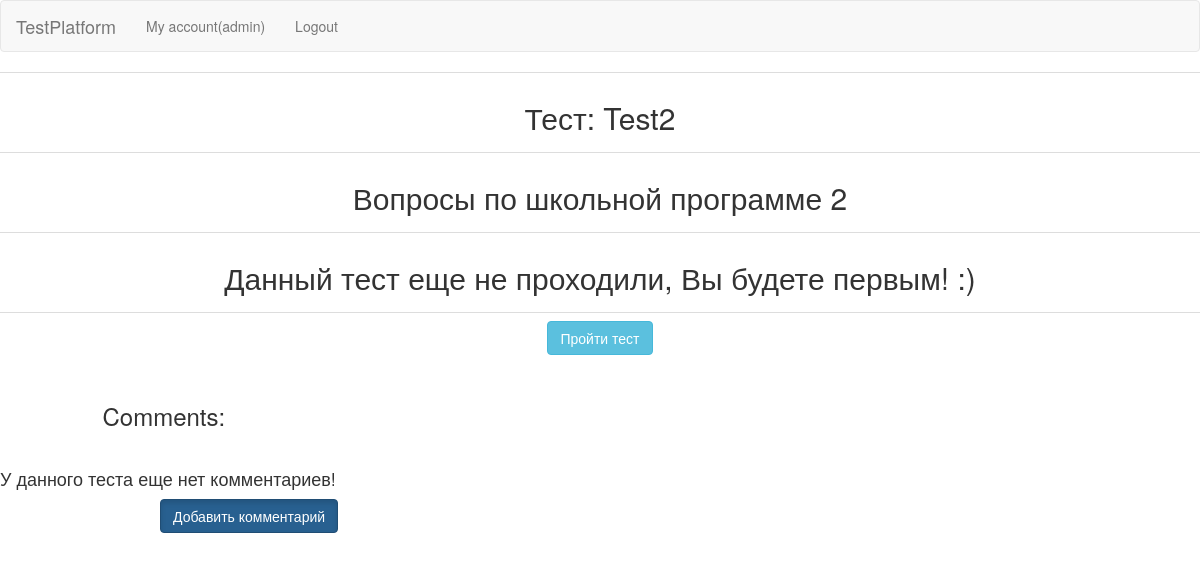
The page /test/Test2/ (signed in) on the database its author committed.
### tests/models.py (models this page shows, shortened)
class MyUser(AbstractUser):
    avatar = models.ImageField(blank=True, null=True, upload_to='avatars')
    date_of_birth = models.DateField(blank=True, null=True)
    personal_information = models.TextField(blank=True, null=True)

class Test(models.Model):
    title = models.CharField(max_length=255)
    author = models.ForeignKey(settings.AUTH_USER_MODEL, on_delete=models.SET_NULL, null=True)
    description = models.TextField()
    date = models.DateTimeField(auto_now_add=True)
    def __str__(self):
        return self.title

### tests/views.py (the view)
# urls.py: path('test/<str:test_title>/', TestView.as_view(), name='test'),
class TestView(DetailView):
    template_name = 'test.html'
    model = Test
    def get_object(self, queryset=None):
        title = self.kwargs.get('test_title')
        return get_object_or_404(self.model, title=title)
    def get_context_data(self, **kwargs):
        context = super().get_context_data(**kwargs)
        test = self.get_object()
        context['test'] = test
        try:
            result = Result.objects.get(test=test, author=self.request.user)
            def percent(mark, total):
                return mark * 100 / total
            context['result'] = result
            context['percent'] = percent(result.mark, result.test.question_set.count())
        except:
            pass
        return context

### tests/templates/test.html (shortened to what this page needs)
{% extends 'base.html' %}
{% load staticfiles %}
{% load tests_tag %}
{% block include_css %}
    <link rel="stylesheet" type="text/css" href="{% static 'tests/css/test_style.css' %}">
{% endblock include_css %}
{% block content %}
    <table class="table">
        <tr class="text-center">
            <td colspan="2"> <h2> Тест: {{ test }} </h2> </td>
        </tr>
        <tr class="text-center">
            <td colspan="2"> <h2> {{ test.description }} </h2> </td>
        </tr>
        <tr class="text-center">
            {% if test.result_set.all.count > 0 %}
                {% if not test.result_set.all.count|in_list:'2, 3, 4, 22, 23, 24'  %}
                    <td colspan="2"> <h2> Данный тест был пройдет уже {{ test.result_set.all.count }} раз.</h2> </td>
                {% else %}
                    <td colspan="2"> <h2> Данный тест был пройдет уже {{ test.result_set.all.count }} раза.</h2> </td>
                {% endif %}
            {% else %}
                <td colspan="2"> <h2> Данный тест еще не проходили, Вы будете первым! :) </h2> </td>
            {% endif %}
        </tr>
        <tr class="text-center">
            {% if result %}
                {% if result.test == test and result.author == user %}
                    <td> <h3 class="message"> Вы уже проходили этот тест!</h3> </td>
                    <td> <h3 class="result"> Ваш результат: {{ result.mark }}/{{ result.test.question_set.all|length }} = {{ percent }}% </h3> </td>
                {% else %}
                    {% if request.user.is_authenticated %}
                        <td colspan="2">
                            <a href="{% url 'tests:passing-the-test' test_title=test.title %}" class="btn btn-info" role="button" aria-pressed="true"> Пройти тест </a>
                        </td>
                    {% else %}
                        <td colspan="2">
                            Чтобы пройти тест, <a href="{% url 'login' %}"> авторизуйтесь </a> или <a href="{% url 'registration' %}"> зарегистрируйтесь </a>!
                        </td>
                    {% endif %}
                {% endif %}
            {% else %}
                {% if request.user.is_authenticated %}
                    <td colspan="2">
                        <a href="{% url 'tests:passing-the-test' test_title=test.title %}" class="btn btn-info" role="button" aria-pressed="true"> Пройти тест </a>
                    </td>
                {% else %}
                    <td colspan="2">
                        Чтобы пройти тест, <a href="{% url 'login' %}"> авторизуйтесь </a> или <a href="{% url 'registration' %}"> зарегистрируйтесь </a>!
                    </td>
                {% endif %}
            {% endif %}
        </tr>
    </table>
    <div class="row">
        <div class="col-md-5 col-md-offset-1">
            <h3>Comments:</h3>
        </div>
    </div>
    <br>
    {% if test.comment_set.all.count > 0 %}
        {% for comment in test.comment_set.all %}
            <div class="container">
                <div class="row">
                    <div class="col-sm-1">
                        {% if comment.author.avatar %}
                            <div class="thumbnail">
                                    <img class="img3" src="/media/{{ comment.author.avatar }}" alt="Img3">
                            </div>
                        {% endif %}
                    </div>
                    <div class="col-sm-5">
                        <div class="panel panel-default">
                            <div class="panel-heading">
                                <strong>{{ comment.author }}</strong> <span class="text-muted">commented {{ comment.date }}</span>
                            </div>
                            <div class="panel-body">
                                {{ comment.text }}
                            </div>
                        </div>
                    </div>
                </div>
            </div>
        {% endfor %}
        {% if request.user.is_authenticated %}
            <a href="{% url 'tests:add-comment' test_name=test.title %}" class="link btn btn-primary btn-md active" role="button" aria-pressed="true"> Добавить комментарий </a>
        {% else %}
            <div class="col-md-5 col-md-offset-1">
                Чтобы добавить комментарий, <a href="{% url 'login' %}"> авторизуйтесь </a> или <a href="{% url 'registration' %}"> зарегистрируйтесь </a>!
            </div>
        {% endif %}
    {% else %}
        <h4> У данного теста еще нет комментариев! </h4>
        {% if request.user.is_authenticated %}
            <a href="{% url 'tests:add-comment' test_name=test.title %}" class="link1 btn btn-primary btn-md active" role="button" aria-pressed="true"> Добавить комментарий </a>
        {% else %}
            Чтобы добавить комментарий, <a href="{% url 'login' %}"> авторизуйтесь </a> или <a href="{% url 'registration' %}"> зарегистрируйтесь </a>!
        {% endif %}
    {% endif %}
{% endblock content %}

### tests/templates/navbar.html
<nav class="navbar navbar-default">
        <div class="conteiner-fluid">
            <div class="navbar-header">
                <a href="{% url 'tests:home-page' %}" class="navbar-brand"> TestPlatform </a>
            </div>
            <div>
                <ul class="nav navbar-nav">
                    {% if not request.user.is_authenticated %}
                        <li>
                            <a href="{% url 'registration' %}"> Registration </a>
                        </li>
                    {% else %}
                        <li>
                            <a href="{% url 'my-account' %}"> My account({{ request.user }})</a>
                        </li>
                    {% endif %}
                    {% if request.user.is_authenticated %}
                        <li>
                            <a href="{% url 'logout' %}"> Logout </a>
                        </li>
                    {% else %}
                        <li>
                            <a href="{% url 'login' %}"> Login </a>
                        </li>
                    {% endif %}
                </ul>
            </div>
        </div>
    </nav>

### tests/static/tests/css/test_style.css (style rules this page uses)
a.link1 { margin-left: 160px; }

### rows shown on the page
MyUser: user "admin"
Test: title "Test2", description "Вопросы по школьной программе 2"
